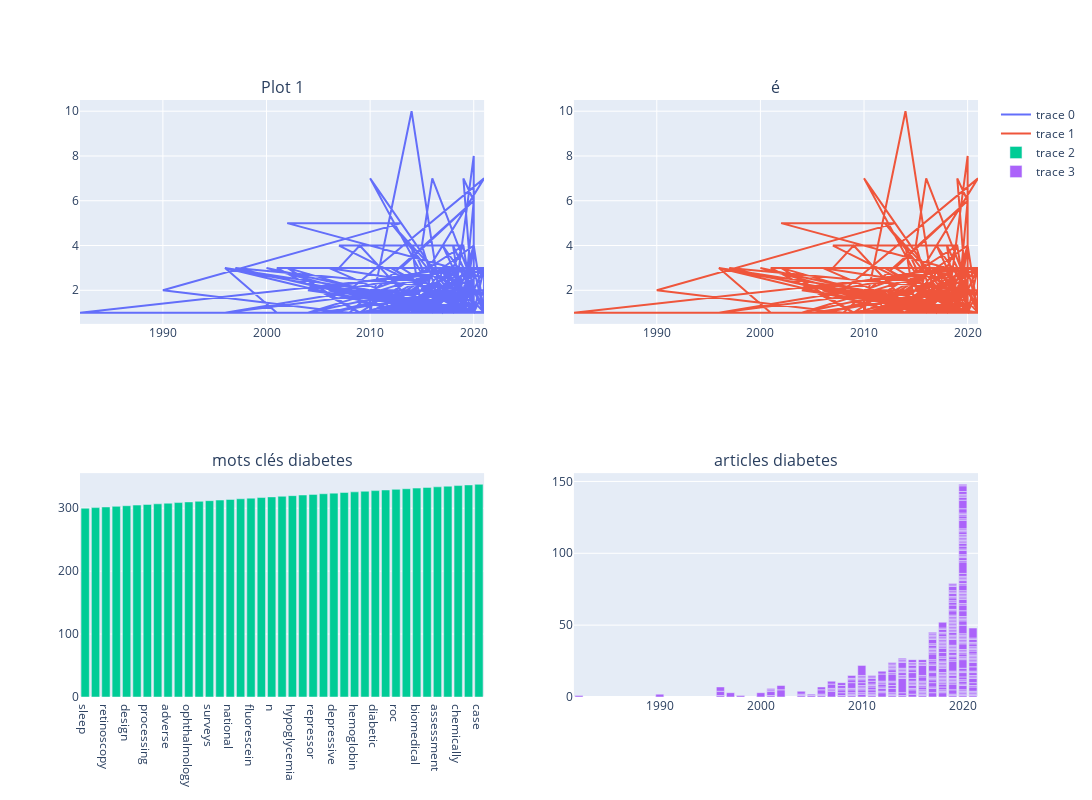

Write notebook code for a chart like this one.
### Code cell
# 'count_alzheimer'
df4=df_dat_them[['Annee','count_diabetes']]
df4= df4[df4['count_diabetes'] >= 1]
fig4 = make_subplots(rows=2, cols=2, subplot_titles=['Plot 1', 'é', 'mots clés diabetes','articles diabetes'])
fig4.add_scatter(x=df4['Annee'], y= df4['count_diabetes'], row=1, col=1)
fig4.add_scatter(x=df4['Annee'], y= df4['count_diabetes'], row=1, col=2)

fig4.add_bar(x=list(d_key4.keys()), y=list(d_key4.values()), row=2,col=1)

fig4.add_bar(x=df4['Annee'], y=df4['count_diabetes'], row=2,col=2)
fig4.update_yaxes(automargin=True)
fig4['layout'].update(width=1200, height=800, autosize=True)
fig4

### Figure 1 — Plotly figure (JSON) as saved in the notebook; plotly's stock layout.template omitted (floating-point values rounded to 4 significant figures; data arrays with more than 128 entries replaced by an {"elided": "..."} marker saying what was removed)
{"data": [{"type": "scatter", "x": {"elided": "358 int values"}, "xaxis": "x", "y": {"elided": "358 int values"}, "yaxis": "y"}, {"type": "scatter", "x": {"elided": "358 int values"}, "xaxis": "x2", "y": {"elided": "358 int values"}, "yaxis": "y2"}, {"type": "bar", "x": ["sleep", "wave", "retinoscopy", "telemedicine", "design", "risk", "processing", "evidence", "adverse", "trends", "ophthalmology", "in", "surveys", "mortality", "national", "analysis", "fluorescein", "therapy", "n", "a", "hypoglycemia", "disorders", "repressor", "liver", "depressive", "diet", "hemoglobin", "antihypertensive", "diabetic", "mice", "roc", "incidence", "biomedical", "schedule", "assessment", "adenoma", "chemically", "metabolism", "case"], "xaxis": "x3", "y": [300, 301, 302, 303, 304, 305, 306, 307, 308, 309, 310, 311, 312, 313, 314, 315, 316, 317, 318, 319, 320, 321, 322, 323, 324, 325, 326, 327, 328, 329, 330, 331, 332, 333, 334, 335, 336, 337, 338], "yaxis": "y3"}, {"type": "bar", "x": {"elided": "358 int values"}, "xaxis": "x4", "y": {"elided": "358 int values"}, "yaxis": "y4"}], "layout": {"annotations": [{"font": {"size": 16}, "showarrow": false, "text": "Plot 1", "x": 0.225, "xanchor": "center", "xref": "paper", "y": 1, "yanchor": "bottom", "yref": "paper"}, {"font": {"size": 16}, "showarrow": false, "text": "é", "x": 0.775, "xanchor": "center", "xref": "paper", "y": 1, "yanchor": "bottom", "yref": "paper"}, {"font": {"size": 16}, "showarrow": false, "text": "mots clés diabetes", "x": 0.225, "xanchor": "center", "xref": "paper", "y": 0.375, "yanchor": "bottom", "yref": "paper"}, {"font": {"size": 16}, "showarrow": false, "text": "articles diabetes", "x": 0.775, "xanchor": "center", "xref": "paper", "y": 0.375, "yanchor": "bottom", "yref": "paper"}], "autosize": true, "height": 800, "width": 1200, "xaxis": {"anchor": "y", "domain": [0, 0.45]}, "xaxis2": {"anchor": "y2", "domain": [0.55, 1]}, "xaxis3": {"anchor": "y3", "domain": [0, 0.45]}, "xaxis4": {"anchor": "y4", "domain": [0.55, 1]}, "yaxis": {"anchor": "x", "automargin": true, "domain": [0.625, 1]}, "yaxis2": {"anchor": "x2", "automargin": true, "domain": [0.625, 1]}, "yaxis3": {"anchor": "x3", "automargin": true, "domain": [0, 0.375]}, "yaxis4": {"anchor": "x4", "automargin": true, "domain": [0, 0.375]}}}
